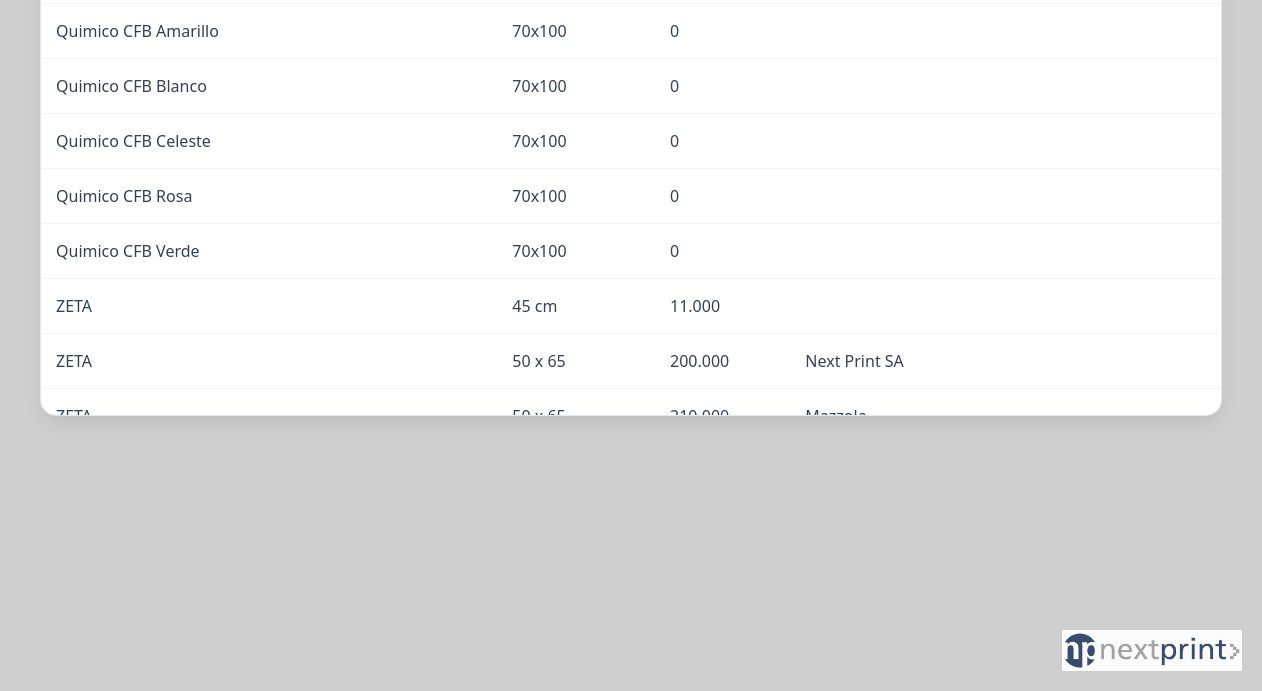
The app's page /papel/inventario (signed in, lower part), older data.
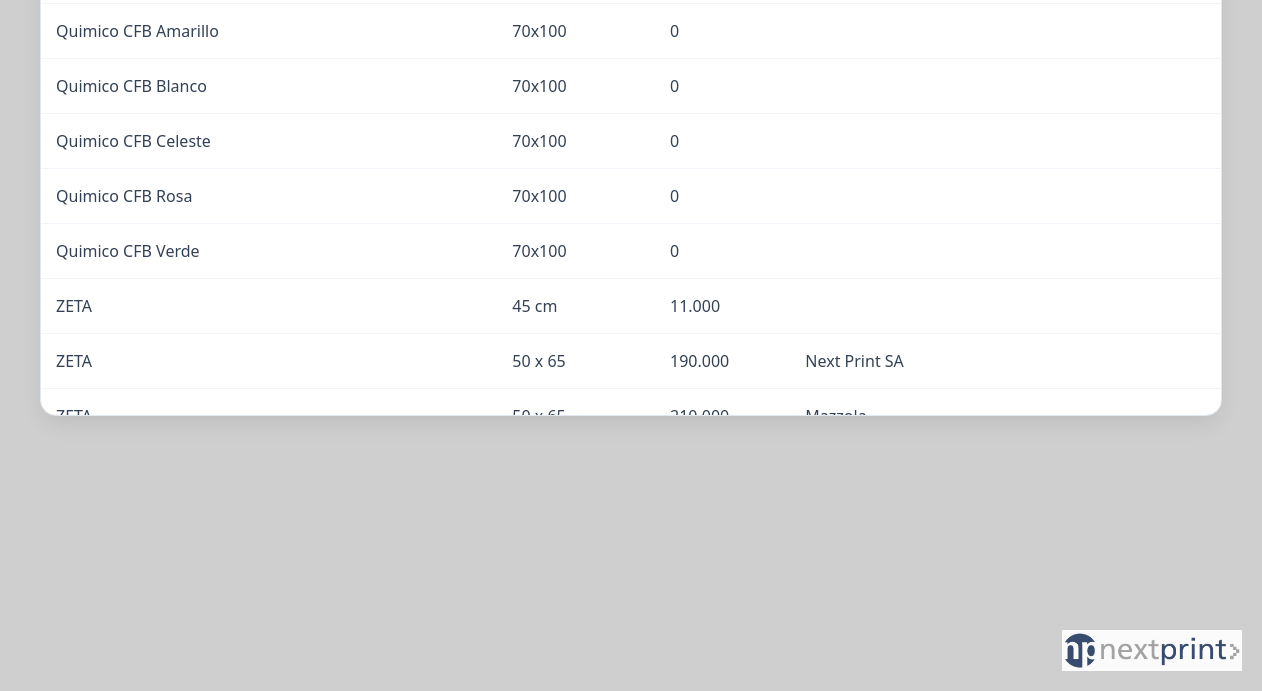
The same page, newer data.
### tables this page shows
CREATE TABLE papel_inventario (
                    id INTEGER PRIMARY KEY AUTOINCREMENT,
                    nombre TEXT NOT NULL,
                    formato TEXT NOT NULL,
                    stock_inicial INTEGER DEFAULT 0,
                    entradas INTEGER DEFAULT 0,
                    salidas INTEGER DEFAULT 0,
                    total INTEGER DEFAULT 0,
                    observaciones TEXT DEFAULT '',
                    sede TEXT DEFAULT '',
                    UNIQUE(nombre, formato, sede)
                );

### app.py (the view)
@app.route("/papel/inventario")
def papel_inventario():
    conn = get_conn()
    registros = conn.execute("SELECT * FROM papel_inventario").fetchall()
    conn.close()
    registros.sort(key=lambda r: (natural_key(r['nombre']), natural_key(r['formato'])))
    return render_template("base.html", vista="papel_inventario_simple", modo="papel", registros=registros)

### app.py (called while the page is built)
def natural_key(text):
    if not isinstance(text, str):
        return [0]
    return [int(c) if c.isdigit() else c.lower() for c in re.split(r'(\d+)', text)]

def get_db_connection():
    conn = sqlite3.connect(DB_PATH) # <-- Usamos la variable que calculamos arriba
    conn.row_factory = sqlite3.Row
    return conn

@app.template_filter('format_number')
def format_number(value):
    try:
        if value is None:
            return "0"
        return "{:,}".format(int(value)).replace(",", ".")
    except (ValueError, TypeError):
        return value

@app.before_request
def requerir_login():
    rutas_publicas = ['login', 'static']
    if request.endpoint == 'static' or request.endpoint == 'login':
        return
    if not session.get("app_authorized"):
        return redirect(url_for("login"))

### templates/base.html (shortened to what this page needs)
<!DOCTYPE html>
<html lang="es">
<head>
    <link rel="stylesheet" href="{{ url_for('static', filename='styles.css') }}?v=5">
</head>
<body>
    <main class="contenido {% if vista == 'menu' %}contenido-menu{% else %}contenido-app{% endif %}">
        {% if vista == "login_global" %}
        <div class="login-container">
            <form class="login-form" method="POST" action="{{ url_for('login') }}">
                <h2 class="login-title">Bienvenido</h2>
                {% if error %}
                <div class="login-error">{{ error }}</div>
                {% endif %}
                <div class="form-group-login">
                    <label for="usuario">Usuario</label>
                    <input type="text" name="usuario" id="usuario" required autofocus placeholder="Ingresá tu usuario">
                </div>
                <div class="form-group-login">
                    <label for="contrasena">Contraseña</label>
                    <input type="password" name="contrasena" id="contrasena" required placeholder="••••••••">
                </div>
                <div class="chk-container">
                    <input type="checkbox" name="recordar" id="recordar">
                    <label for="recordar">Recordar mi dispositivo</label>
                </div>
                <button type="submit" class="btn-login-submit">Ingresar</button>
                <div class="login-footer">
                    © 2026 Nextprint Stock
                </div>
            </form>
        </div>
        {% elif vista == "papel_inventario_simple" %}
        <section class="historial">
            <div class="historial-tabla-wrapper">
                <table class="historial-tabla" id="tabla-papel-simple">
                    <tbody>
                        {% for r in registros %}
                        <tr>
                            <td>{{ r['nombre'] }}</td>
                            <td>{{ r['formato'] }}</td>
                            <td>{{ r['total'] | format_number }}</td>
                            <td>{{ r['sede'] }}</td>
                            <td>{{ r['observaciones'] }}</td>
                        </tr>
                        {% endfor %}
                    </tbody>
                </table>
            </div>
            {% endif %}
    </main>
    {% if vista != 'login_global' %}
    <img src="{{ url_for('static', filename='img/logo-nextprint.png') }}" alt="Nextprint" class="logo-fixed">
    {% endif %}
</body>
</html>

### static/styles.css (style rules this page uses)
* { margin: 0; padding: 0; box-sizing: border-box; }
body { font-family: -apple-system, BlinkMacSystemFont, 'Segoe UI', 'Roboto', 'Oxygen', 'Ubuntu', 'Cantarell', sans-serif; background-color: #cfcfcf; }
.contenido { min-height: calc(100vh - 120px - 4px); padding: 2.5rem; }
.contenido-app { display: block; }
.logo-fixed { position: fixed; right: 20px; bottom: 20px; max-width: 180px; height: auto; opacity: 0.9; pointer-events: none; }
.contenido { min-height: calc(100vh - 120px - 4px); padding: 2.5rem; display: flex; flex-direction: column; align-items: center; justify-content: center; }
.historial { width: 100%; }
.historial-tabla-wrapper { max-height: calc(100vh - 260px); overflow-y: auto; }
.historial-tabla { width: 100%; border-collapse: collapse; font-size: 1rem; }
.historial, .inventario { width: 100%; max-width: 1400px; margin: 0 auto; }
.historial-tabla-wrapper, .tabla-wrapper { background: #fff; border: 3px solid #000; box-shadow: 8px 8px 0 rgba(0, 0, 0, 0.2); max-height: 70vh; overflow-y: auto; border-radius: 4px; }
.historial-tabla, .tabla-inventario { width: 100%; border-collapse: collapse; font-size: 1rem; }
.historial-tabla tr:nth-child(even), .tabla-inventario tr:nth-child(even) { background-color: #f2f2f2; }
#tabla-inventario, #tabla-inventario-simple, #tabla-papel, #tabla-papel-simple { border-collapse: separate; border-spacing: 0; font-family: 'Segoe UI', Inter, system-ui, sans-serif; width: 100%; border: none; }
.historial-tabla-wrapper:has(#tabla-inventario), .historial-tabla-wrapper:has(#tabla-inventario-simple), .historial-tabla-wrapper:has(#tabla-papel-simple), .tabla-wrapper:has(#tabla-papel) { background: #ffffff; border: 1px solid #e2e8f0; border-radius: 16px; box-shadow: 0 10px 25px -5px rgba(0, 0, 0, 0.1); padding: 0; overflow-y: auto !important; max-height: 70vh; }
#tabla-inventario tbody tr, #tabla-inventario-simple tbody tr, #tabla-papel tbody tr, #tabla-papel-simple tbody tr { background-color: #ffffff; }

Row changes from the older to the newer data that the page shows:
changed papel_inventario "Next Print SA": total "200.000" → "190.000"
